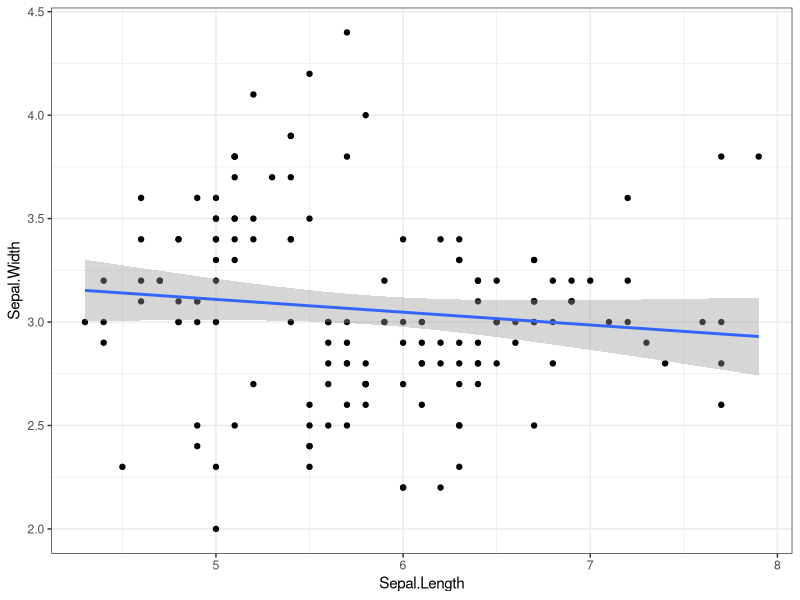
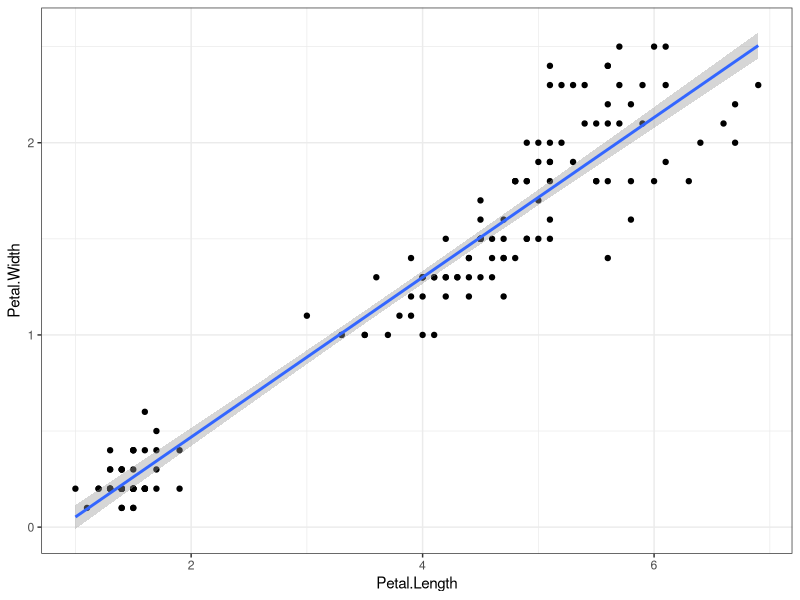
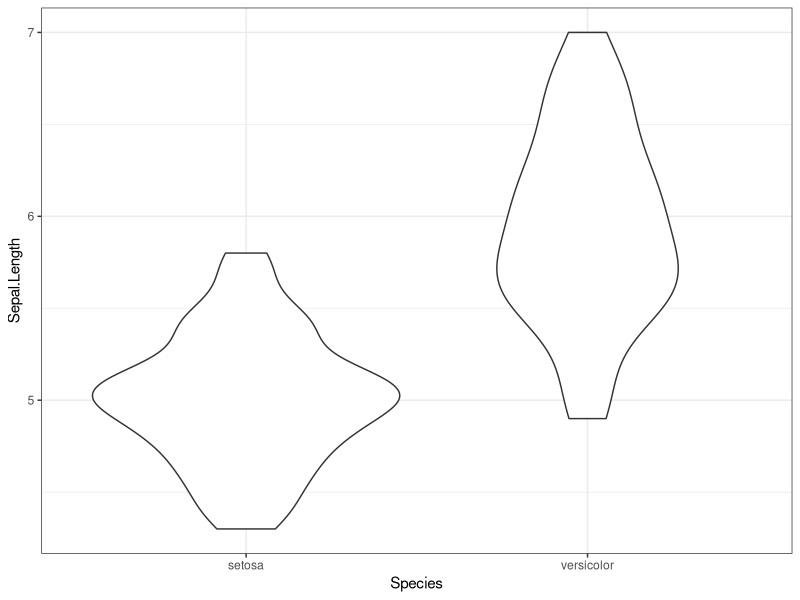
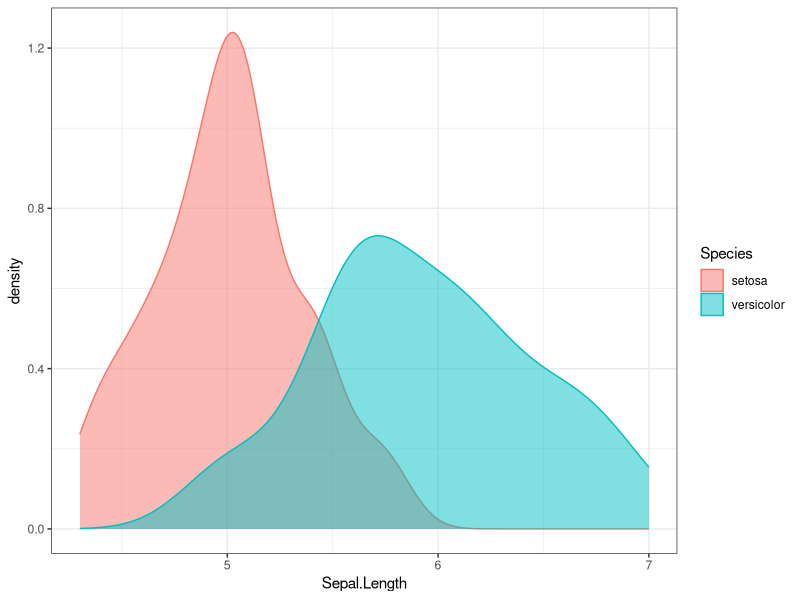
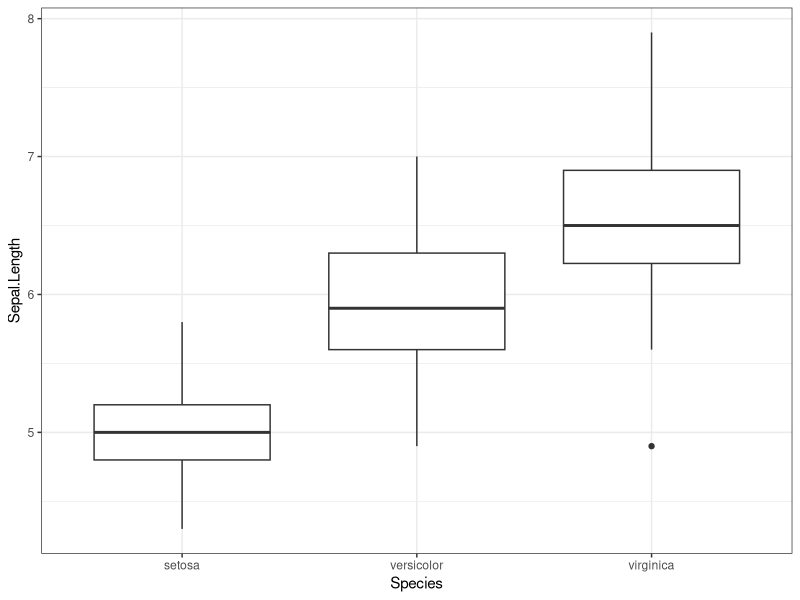

Here is the R script that generated these plots, in order:
## ---- chunk 1
library(tidyverse)
theme_set(theme_bw())
## ---- chunk 2
iris
## ---- chunk 3
str(iris)
## ---- chunk 4
summary(iris)
## ---- chunk 5
cor(iris$Sepal.Length, iris$Sepal.Width)
## ---- chunk 6
cor.test(iris$Sepal.Length, iris$Sepal.Width)
## ---- chunk 7
iris %>%
  ggplot(aes(Sepal.Length, Sepal.Width))+
  geom_point()+
  geom_smooth(method="lm")
## ---- chunk 8
cor.test(iris$Petal.Length, iris$Petal.Width)
## ---- chunk 9
iris %>%
  ggplot(aes(Petal.Length, Petal.Width))+
  geom_point()+
  geom_smooth(method="lm")
## ---- chunk 10
iris %>%
  filter(Species != "virginica") %>%
  ggplot(aes(Species, Sepal.Length))+
  geom_violin()
## ---- chunk 11
iris %>%
  filter(Species != "virginica") %>%
  ggplot(aes(Sepal.Length, fill=Species, col=Species))+
  geom_density(alpha=0.5)
## ---- chunk 12
iris %>%
  ggplot(aes(Species, Sepal.Length))+
  geom_boxplot()
## ---- chunk 13

## ---- chunk 14

